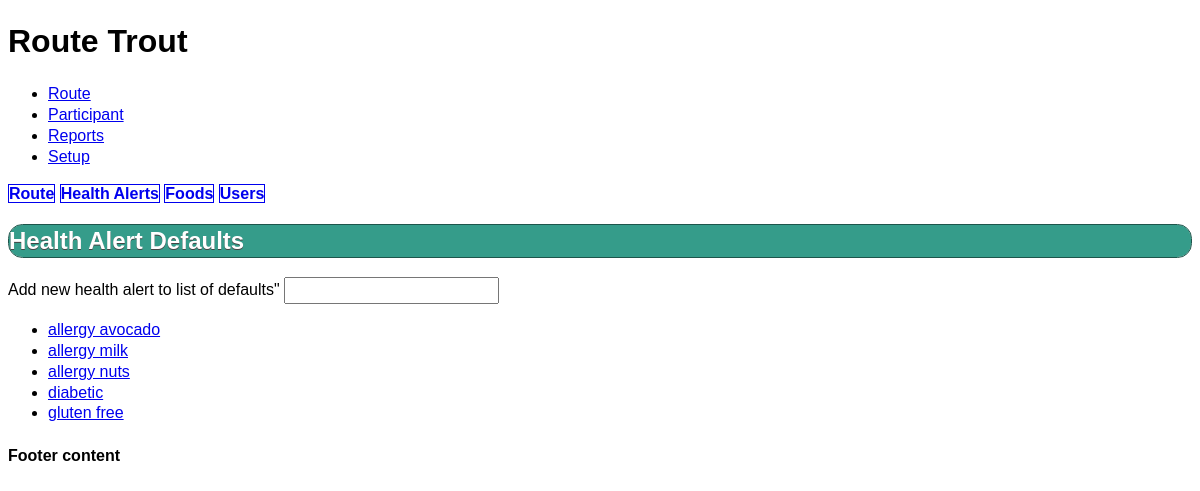
Before: /define_health_alert with the older database file.
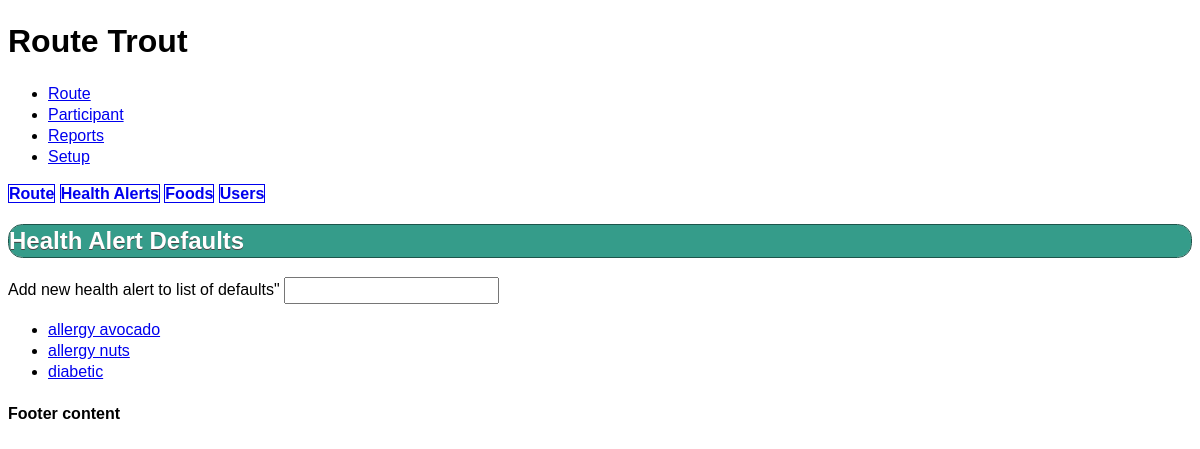
After: the same page with the newer database file.
### model.py (models this page shows)
class Health_Alert(Base):
    __tablename__ = "health_alerts"
    id = Column(Integer, primary_key = True)
    description = Column(String(128), nullable=False)
    status = Column(String(256))

### app.py (the view)
@app.route('/define_health_alert', methods=["GET"])
def show_health_alerts():
    health_alert_list = model.session.query(model.Health_Alert).order_by(model.Health_Alert.description).all()
    return render_template("define_health_alerts.html", health_alert_list=health_alert_list)

### templates/define_health_alerts.html (shortened to what this page needs)
<!DOCTYPE html>
<html lang="en">
<head>
    <link rel="stylesheet" href="/static/themes/green.css" />
    <link rel="stylesheet" href="/static/themes/jquery.mobile.icons.min.css" />
    <link rel="stylesheet" href="http://code.jquery.com/mobile/1.4.3/jquery.mobile.structure-1.4.3.min.css" />
</head>
<body>
<div data-role="page">
    <div data-role="header" data-position="fixed">
        <h1>Route Trout</h1>
        <div data-role="navbar">
            <ul>
                <li><a href="#">Route</a></li>
                <li><a href="#">Participant</a></li>
                <li><a href="#">Reports</a></li>
                <li><a href="#" class="ui-btn-active">Setup</a></li>
            </ul>
        </div>
    </div>
    <div data-role="content">
        <div data-role="controlgroup" data-type="horizontal">
            <a href="#" class="ui-btn">Route</a>
            <a href="#" class="ui-btn ui-btn-active">Health Alerts</a>
            <a href="#" class="ui-btn">Foods</a>
            <a href="#" class="ui-btn">Users</a>
        </div>
        <h2 class="ui-bar ui-bar-a ui-corner-all">Health Alert Defaults</h2>
        <div class="ui-body">
            <form id="define-health-alert">
                <label for="health_alert">Add new health alert to list of defaults"</label>
                <input data-clear-btn="true" name="health_alert" id="health_alert" value="" type="text">
            </form>
            <ul id="health-alert-list" data-role="listview" data-inset="true">
                {% for health_alert in health_alert_list %}
                <li data-icon="delete" class="health_alerts" data-id="{{health_alert.id}}"><a href="#">{{health_alert.description}}</a></li>
                {% endfor %}
            </ul>
        </div>
    </div>
    <div data-role="footer" data-position="fixed">
        <h4>Footer content</h4>
    </div>
</div>
</body>
</html>

### static/themes/green.css (style rules this page uses)
html { font-size: 100%; }
body, input, select, textarea, button, .ui-btn { font-size: 1em; line-height: 1.3; font-family: sans-serif ; }
.ui-btn, label.ui-btn { font-weight: bold; border-width: 1px; border-style: solid; }
.ui-btn { text-decoration: none !important; }
.ui-btn-active { cursor: pointer; }
.ui-corner-all { -webkit-border-radius: .6em ; border-radius: .6em ; }
.ui-btn-corner-all, .ui-corner-all { -webkit-background-clip: padding; background-clip: padding-box; }
.ui-bar-a, .ui-page-theme-a .ui-bar-inherit, html .ui-bar-a .ui-bar-inherit, html .ui-body-a .ui-bar-inherit, html body .ui-group-theme-a .ui-bar-inherit { background-color: #359c8a ; border-color: #1d554b ; color: #ffffff ; text-shadow: 0 1px 0 #444444 ; font-weight: bold; }
.ui-bar-a { border-width: 1px; border-style: solid; }

Changed rows visible on the page:
removed Health_Alert: description "allergy milk"
removed Health_Alert: description "gluten free"
